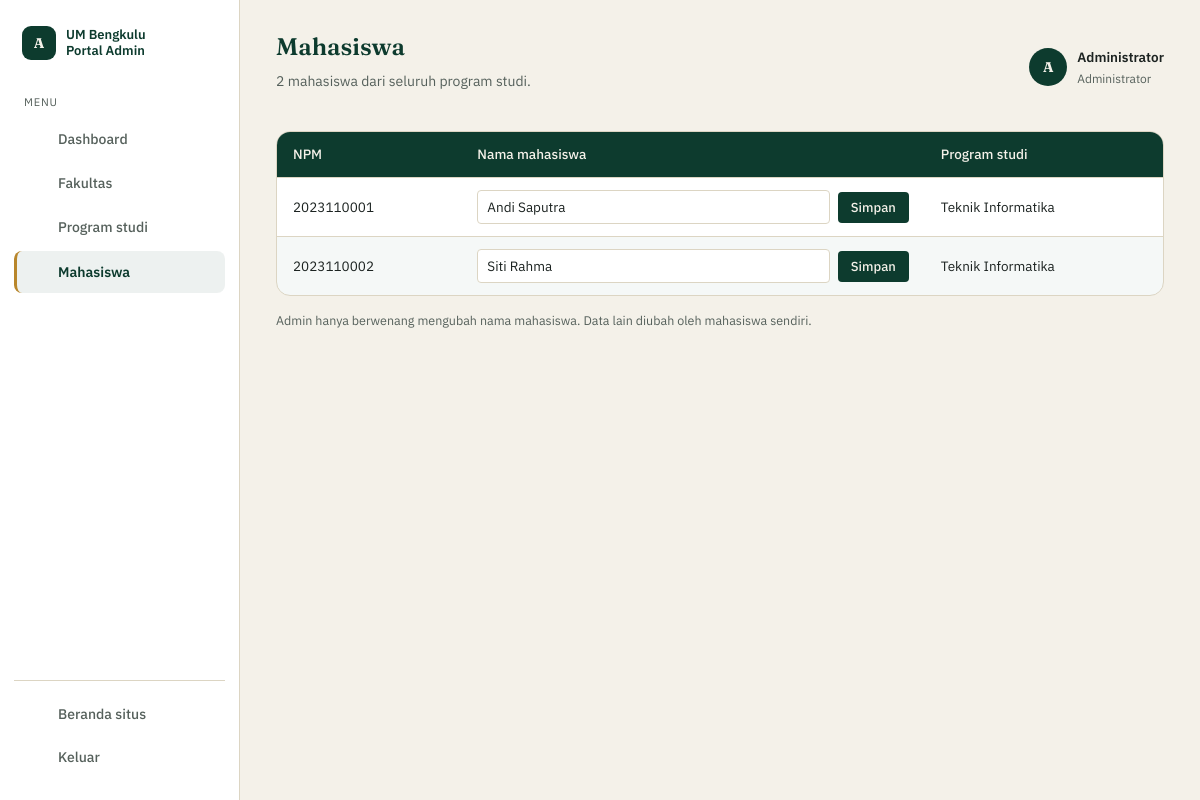
The app's page /administrator/mahasiswa.php (signed in) with its own data.
### tables this page shows
CREATE TABLE `mahasiswa` (
  `npm` varchar(15) NOT NULL,
  `user_id` int(11) NOT NULL,
  `jenis_kelamin` enum('laki-laki','perempuan') NOT NULL,
  `tempat_lahir` varchar(50) DEFAULT NULL,
  `tgl_lahir` date DEFAULT NULL,
  `alamat` varchar(255) DEFAULT NULL,
  `id_prodi` int(11) NOT NULL,
  `created_at` timestamp NULL DEFAULT current_timestamp(),
  `updated_at` timestamp NULL DEFAULT current_timestamp() ON UPDATE current_timestamp()
);

CREATE TABLE `users` (
  `id` int(11) NOT NULL,
  `name` varchar(100) NOT NULL,
  `email` varchar(100) NOT NULL,
  `password` varchar(255) NOT NULL,
  `role` enum('mahasiswa','prodi','admin') NOT NULL,
  `id_prodi` int(11) DEFAULT NULL,
  `created_at` timestamp NULL DEFAULT current_timestamp(),
  `updated_at` timestamp NULL DEFAULT current_timestamp() ON UPDATE current_timestamp()
);

CREATE TABLE `program_studi` (
  `id` int(11) NOT NULL,
  `kode_prodi` char(5) NOT NULL,
  `programstudi` varchar(100) NOT NULL,
  `id_fakultas` int(11) NOT NULL,
  `created_at` timestamp NULL DEFAULT current_timestamp(),
  `updated_at` timestamp NULL DEFAULT current_timestamp() ON UPDATE current_timestamp()
);

### administrator/mahasiswa.php (the view, shortened to what this page needs)
<?php
require __DIR__ . '/../includes/layout_admin.php';
include __DIR__ . '/../config/connection.php';
$daftar_mahasiswa = mysqli_fetch_all(mysqli_query($koneksi, "
    SELECT m.npm, u.id AS user_id, u.name AS nama_mahasiswa, p.programstudi
    FROM mahasiswa m
    JOIN users u ON m.user_id = u.id
    JOIN program_studi p ON m.id_prodi = p.id
    ORDER BY u.name ASC
"), MYSQLI_ASSOC);
?>
      <?php if (empty($daftar_mahasiswa)): ?>
        <div class="kosong"><p>Belum ada mahasiswa terdaftar.</p></div>
      <?php else: ?>
        <div class="panel" style="padding:0;overflow:hidden;">
          <div class="tabel-bungkus" style="border:none;border-radius:0;">
            <table>
              <thead><tr><th>NPM</th><th>Nama mahasiswa</th><th>Program studi</th></tr></thead>
              <tbody>
                <?php foreach ($daftar_mahasiswa as $m): ?>
                <tr>
                  <td><?= teks($m['npm']) ?></td>
                  <td>
                    <form class="form-inline" action="simpan_nama_mahasiswa.php" method="post">
                      <input type="text" name="name" value="<?= teks($m['nama_mahasiswa']) ?>" required>
                      <button type="submit" class="tombol-kecil">Simpan</button>
                    </form>
                  </td>
                  <td><?= teks($m['programstudi']) ?></td>
                </tr>
                <?php endforeach; ?>
              </tbody>
            </table>
          </div>
        </div>
        <p class="keterangan-field" style="margin-top:14px;">Admin hanya berwenang mengubah nama mahasiswa. Data lain diubah oleh mahasiswa sendiri.</p>
      <?php endif; ?>

### style.css (style rules this page uses)
:root { --hijau-tua: #0D3B2E; --hijau: #1F5C46; --emas: #B8862B; --krem: #F4F1E9; --tinta: #1C2321; --tinta-lembut: #55605B; --garis: #DCD5C3; --merah: #A3372B; --merah-lembut: #FBECEA; }
* { box-sizing: border-box; }
html { scroll-behavior: smooth; }
body { margin: 0; background: var(--krem); color: var(--tinta); font-family: 'IBM Plex Sans', sans-serif; line-height: 1.6; }
.tabel-bungkus { overflow-x: auto; border: 1px solid var(--garis); border-radius: 6px; }
table { width: 100%; border-collapse: collapse; min-width: 880px; font-size: 13.5px; }
thead th { background: var(--hijau-tua); color: var(--krem); text-align: left; padding: 12px 16px; font-weight: 500; white-space: nowrap; }
tbody td { padding: 12px 16px; border-top: 1px solid var(--garis); }
tbody tr:nth-child(even) { background: rgba(31, 92, 70, 0.045); }
form input[type="text"], form input[type="email"], form input[type="password"], form input[type="date"], form select { width: 100%; padding: 11px 13px; font-size: 15px; font-family: inherit; border: 1px solid var(--garis); border-radius: 4px; background: #fff; color: var(--tinta); }
.form-inline { display: flex; gap: 8px; align-items: center; min-width: 240px; }
.form-inline input[type="text"] { padding: 7px 9px; font-size: 13.5px; font-family: inherit; border: 1px solid var(--garis); border-radius: 4px; width: 100%; }
.tombol-kecil { background: var(--hijau-tua); color: var(--krem); border: none; border-radius: 4px; padding: 7px 13px; font-size: 13px; font-family: inherit; font-weight: 500; cursor: pointer; white-space: nowrap; }
.keterangan-field { font-size: 12.5px; color: var(--tinta-lembut); margin-top: 5px; }
.panel { background: #fff; border: 1px solid var(--garis); border-radius: 14px; padding: 24px; }

### records on screen
mahasiswa: npm "2023110001", name "Andi Saputra", program_studi.programstudi "Teknik Informatika"
mahasiswa: npm "2023110002", name "Siti Rahma", program_studi.programstudi "Teknik Informatika"

### other values on screen
$label "Dashboard"
$label "Fakultas"
$label "Program studi"
$label "Mahasiswa"
teks($judul) "Mahasiswa"
teks($subjudul) "2 mahasiswa dari seluruh program studi."
teks($_SESSION['nama_tampil'] ?? 'Admin') "Administrator"
